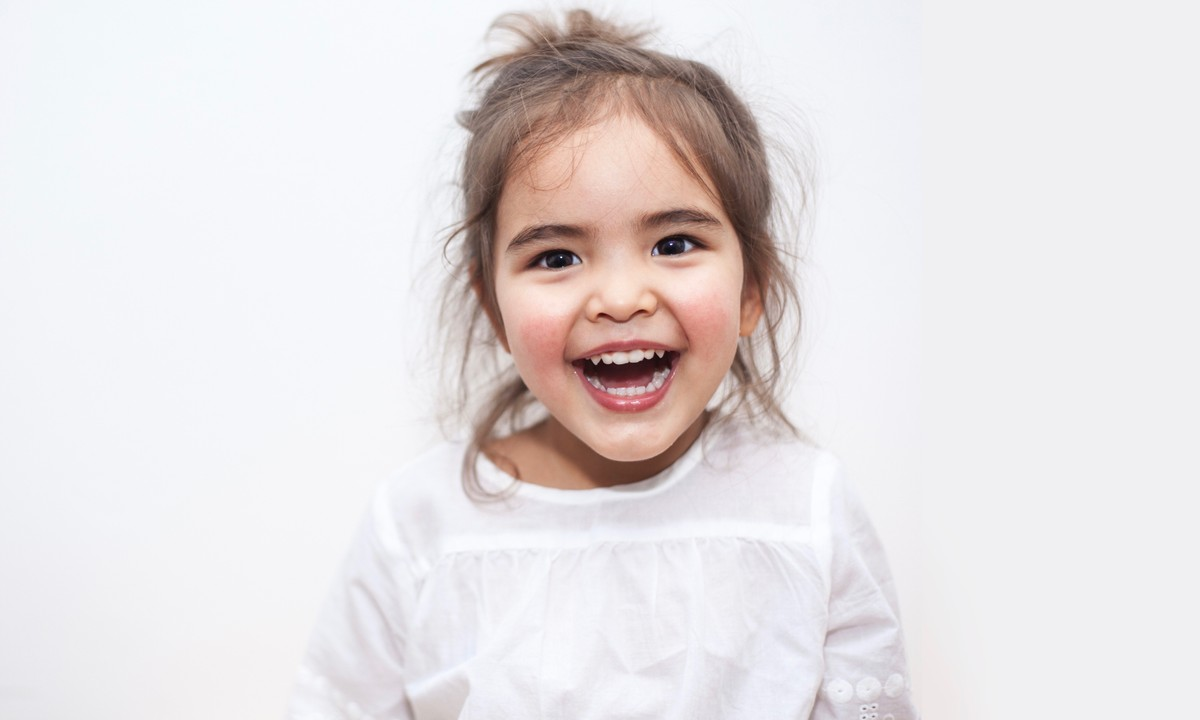
#> input picture opencv/face.jpg, 1200 x 720 px
$ python facedetect.py
#> lines starting #> are read from the running program, lines starting #| are printed output that depends on the picture; after the words box and inside, x2 and y2 are one past the last pixel; in counts of white or black regions, pixels touching at a corner belong together
import cv2
import sys

# loading the test image
image = cv2.imread("face.jpg")
#> image is the input picture: shape (720, 1200, 3); mean B, G, R 225.9, 224.8, 230.2

# converting to grayscale
image_gray = cv2.cvtColor(image, cv2.COLOR_BGR2GRAY)
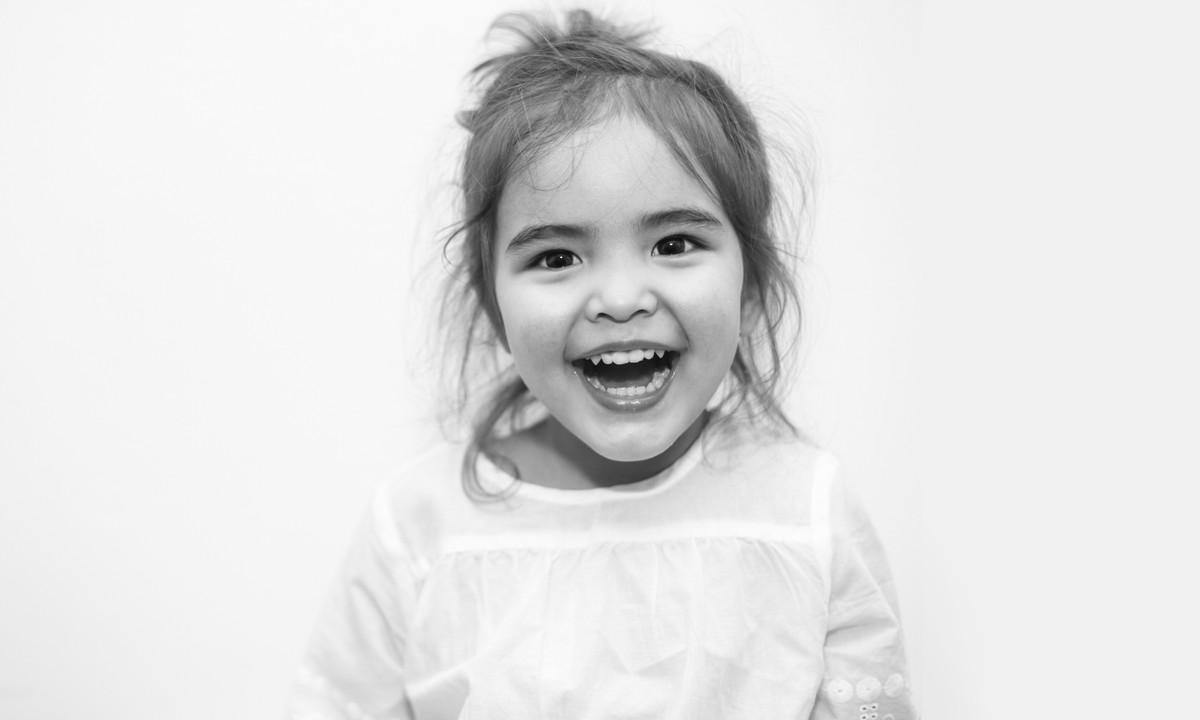
#> image_gray: shape (720, 1200); min 7, max 254, mean 226.5

# initialize the face recognizer (default face haar cascade)
face_cascade = cv2.CascadeClassifier(cv2.data.haarcascades + "haarcascade_frontalface_default.xml")

#make sure our XML file is loaded. if false thats mean loaded.
print(face_cascade.empty())

# detect all the faces in the image
faces = face_cascade.detectMultiScale(image_gray, 1.3, 5)
#> faces = [[457, 118, 329, 329]]
# print the number of faces detected
print(f"{len(faces)} faces detected in the image.")
#| 1 faces detected in the image.

# for every face, draw a blue rectangle
for x, y, width, height in faces:
    cv2.rectangle(image, (x, y), (x + width, y + height), color=(255, 0, 0), thickness=2)
#> this loop made 1 pass
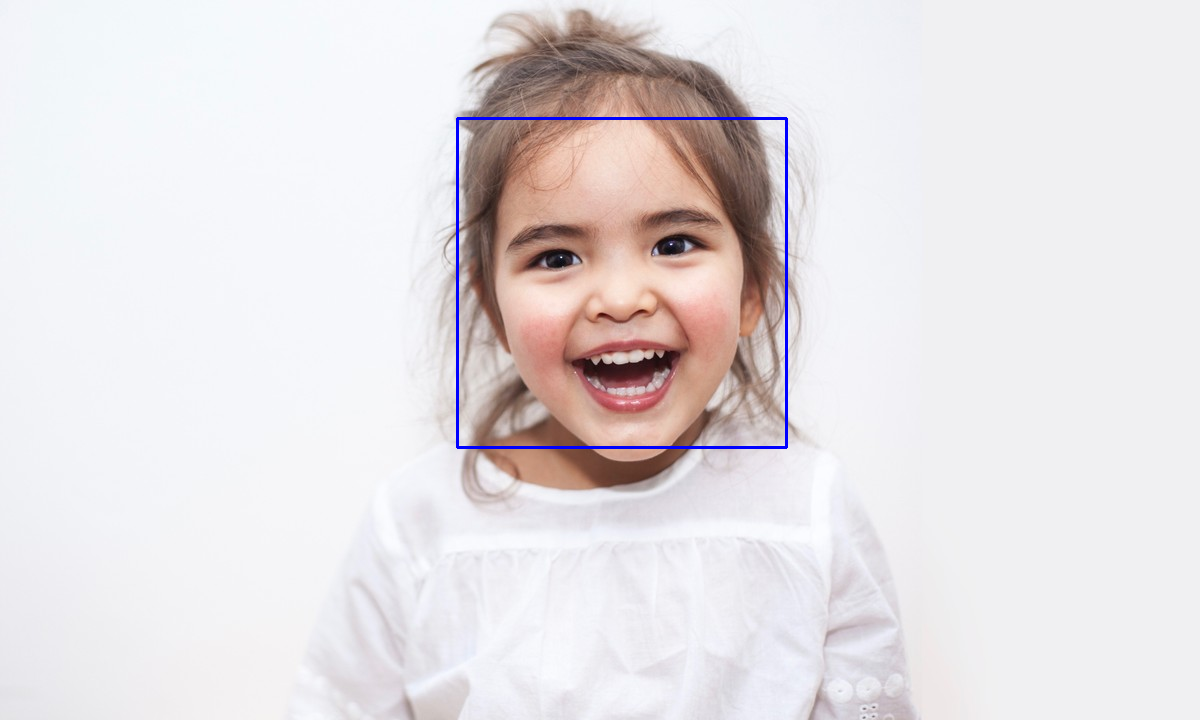
#> image: shape (720, 1200, 3); 0.46% of pixels changed, all inside (x1, y1, x2, y2) = (456, 117, 788, 449)

# save the image with rectangles
cv2.imwrite("face_detected.jpg", image)
